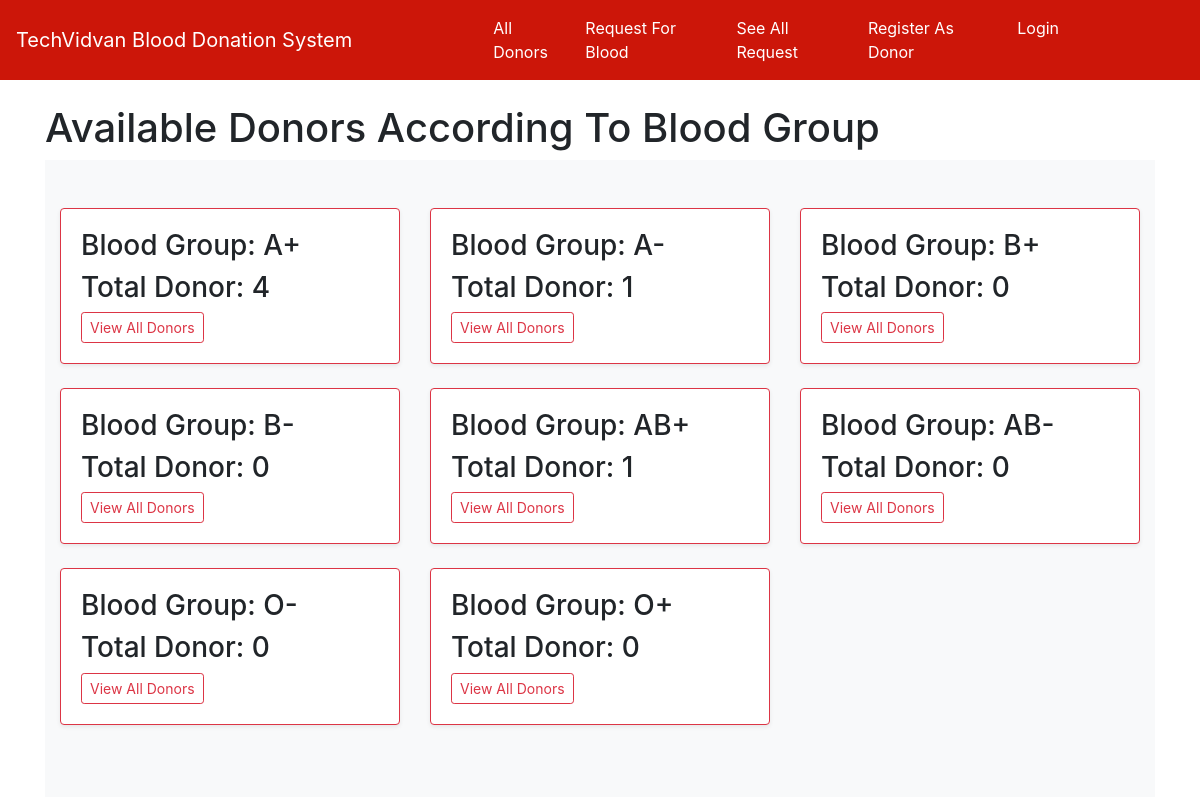
The page / on the database its author committed.
### home/models.py (models this page shows, shortened)
class BloodGroup(models.Model):
    name = models.CharField(max_length=5)

### home/views.py (the view)
# urls.py: path("", views.index, name="index"),
def index(request):
    all_group = BloodGroup.objects.annotate(total=Count('donor'))
    return render(request, "index.html", {'all_group':all_group})

### home/templates/index.html (shortened to what this page needs)
{% extends 'base.html' %}
{% load static %}
{% block body %}
<div class="container">
<h1>Available Donors According To Blood Group</h1>
  <div class="album py-5 bg-light">
    <div class="container">
      <div class="row">
        {% for i in all_group %}
        <div class="col-md-4">
          <div class="card mb-4 shadow-sm border-danger">
            <div class="card-body">
              <h3 class="card-text">Blood Group: {{i.name}}</h3>
              <h3 class="card-text">Total Donor: {{i.total}}</h3>
              <div class="d-flex justify-content-between align-items-center">
                <div class="btn-group">
                  <a href="/donors_list/{{i.id}}/" class="btn btn-sm btn-outline-danger">View All Donors</a>
                </div>
              </div>
            </div>
          </div>
        </div>
        {% endfor %}
      </div>
    </div>
  </div>
</div>
{% endblock %}

### rows shown on the page
BloodGroup: name "A+", total "4"
BloodGroup: name "A-", total "1"
BloodGroup: name "B+", total "0"
BloodGroup: name "B-", total "0"
BloodGroup: name "AB+", total "1"
BloodGroup: name "AB-", total "0"
BloodGroup: name "O-", total "0"
BloodGroup: name "O+", total "0"
